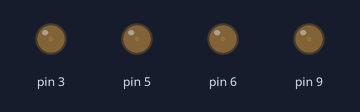
Simulated run of this sketch. Board: Arduino Uno, built with avr-gcc and run on an emulated ATmega328P. On the bench: output pins drawn as LEDs (lit = HIGH).

Above: at 0.05 s.
At 1.15 s:
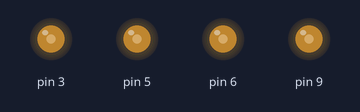
At 2.3 s:
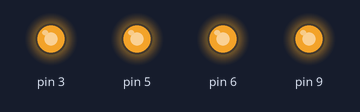
At 3.45 s:
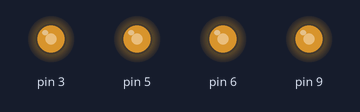
At 4.6 s:
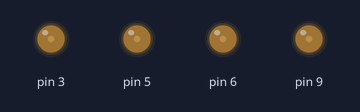
Timing chart, 0 to 6.7 s (numbered marks = the images above):
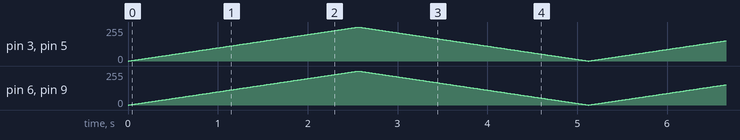

The sketch:

smooth_change_of_bright.ino
```cpp
void setup() {

  pinMode(3, OUTPUT);
  pinMode(5, OUTPUT);
  pinMode(6, OUTPUT);
  pinMode(9, OUTPUT);

}

  uint32_t tmr;
  int val = 0;
  bool dir = true;
void loop() {
  if (millis() - tmr >= 10.) {
    tmr = millis();
    if (dir) val++; // увеличиваем яркость
    else val--;     // уменьшаем
    if (val >= 255 || val <= 0) dir = !dir; // разворачиваем

    analogWrite(3, val);
    analogWrite(5, val);
    analogWrite(6, val);
    analogWrite(9, val);

  }


}
```
